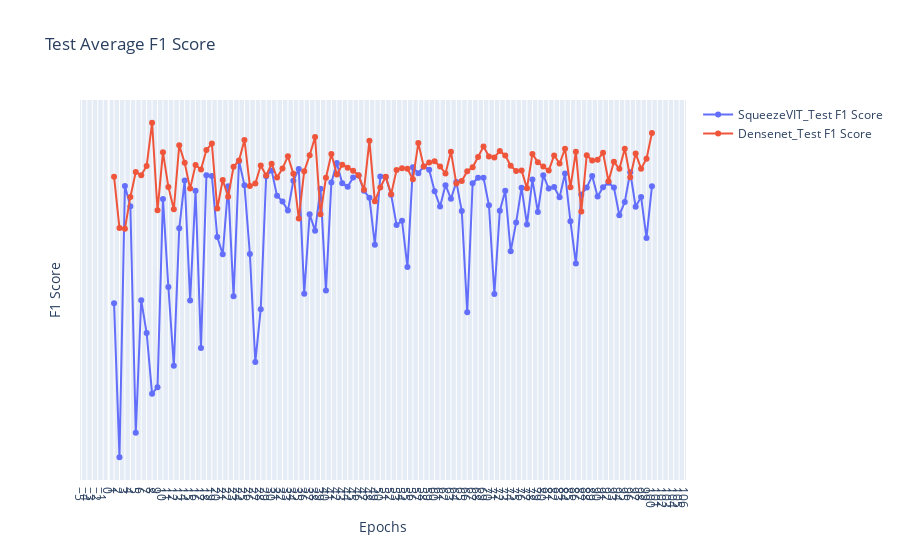

Notebook source saved alongside this figure:
### Code cell
fig = go.Figure()
for exps in test_f1score_data.keys():
    # plt.plot(epochs, loss_data[exps][0], label=exps + 'Train Loss', marker='o')
    # plt.plot(epochs, loss_data[exps][1], label=exps + 'Validation Loss', marker='o')
    # fig.add_trace(go.Scatter(x=epochs, y=auroc_data[exps][0], mode='lines+markers', name=exps + '_Train Loss'))
    fig.add_trace(go.Scatter(x=epochs, y=test_f1score_data[exps], mode='lines+markers', name=exps + '_Test F1 Score'))
# fig.add_trace(go.Scatter(x=epochs, y=train_loss, mode='lines+markers', name='Train Loss'))
# fig.add_trace(go.Scatter(x=epochs, y=val_loss, mode='lines+markers', name='Validation Loss'))

fig.update_layout(
    title='Test Average F1 Score',
    xaxis_title='Epochs',
    yaxis_title='F1 Score',
    xaxis=dict(tickmode='linear'),
    yaxis=dict(tickmode='linear'),
    # legend=dict(x=0, y=1),
    # grid=dict(),
)

fig.show()
